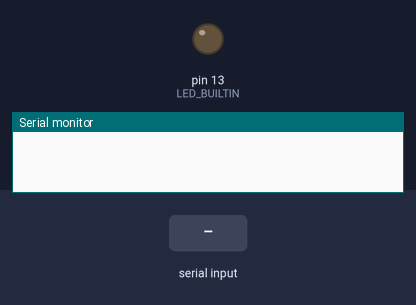
This sketch was run on a simulated Arduino Uno, built with avr-gcc and run on an emulated ATmega328P. Shown: output pins drawn as LEDs (lit = HIGH), the last lines printed to the serial monitor. Inputs (shaded band) come from the test bench.

Above: at 1.2 s.
1.3 s: "1" received over Serial
At 1.9 s:
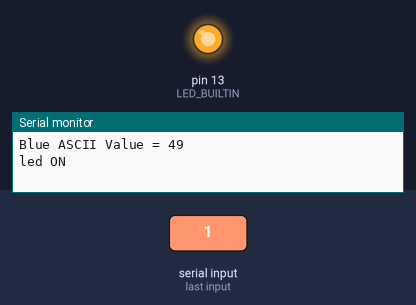
2.8 s: "0" received over Serial
At 4.2 s:
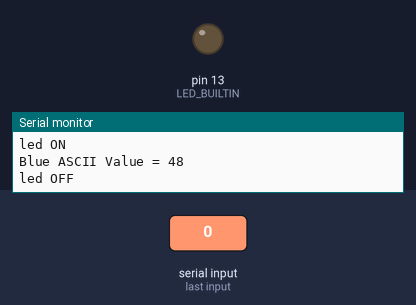
Timing chart, 0 to 5.8 s (numbered marks = the images above; inputs shaded):
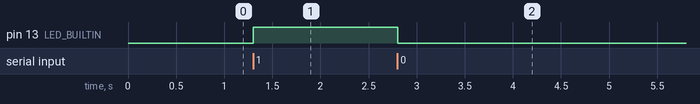

The sketch:

blutooth_interface.ino
```cpp
void setup()
{  Serial.begin(9600);
   pinMode(LED_BUILTIN, OUTPUT);  }

void loop()
{  if(Serial.available() > 0) //means Blutooth is connected
   {
        int Blue_value = Serial.read(); //values are alsways in ASCII
        Serial.print("Blue ASCII Value = ");
        Serial.println(Blue_value);

        if (Blue_value == 48)
        {   digitalWrite(LED_BUILTIN, LOW);
            Serial.println("led OFF");
        }
        else if (Blue_value == 49)
        {   digitalWrite(LED_BUILTIN, HIGH);
            Serial.println("led ON");
        }
   }
}
```

Measured:
- after the input at 1.3 s, pin 13 (LED_BUILTIN): LOW → HIGH at once
- after the input at 2.8 s, pin 13 (LED_BUILTIN): HIGH → LOW at once
